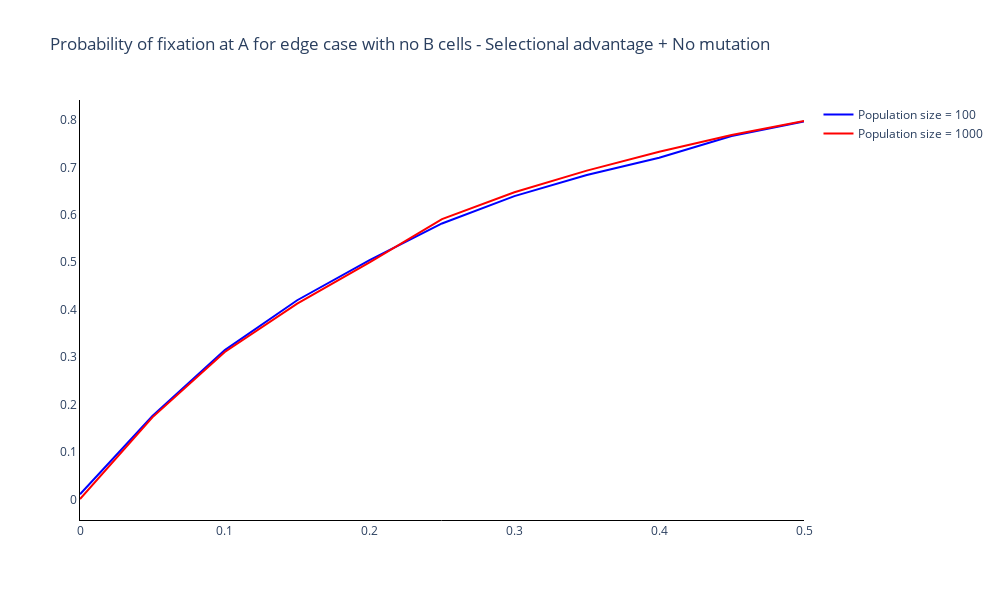

Notebook code cell kept with this figure:
### Markdown cell above
### Plot probability of fixation of A

### Code cell
fig = go.Figure()

# Add traces of the transition probabilities
for n, _ in enumerate(small_N):
    fig.add_trace(
        go.Scatter(
            y = prob_fix[:, n],
            x = choices_s,
            mode = 'lines',
            name = trace_name[n],
            line_color = colours[n]
        )
    )

fig.update_layout(
    title='Probability of fixation at A for edge case with no B cells - selective advantage + No mutation',
    width=1000, 
    height=600,
    plot_bgcolor='white',
    xaxis=dict(linecolor='black'),
    yaxis=dict(linecolor='black'),
    )

### Figure 1 — Plotly figure (JSON) as saved in the notebook; plotly's stock layout.template omitted (floating-point values rounded to 4 significant figures)
{"data": [{"line": {"color": "blue"}, "mode": "lines", "name": "Population size = 100", "type": "scatter", "x": [0, 0.05, 0.1, 0.15, 0.2, 0.25, 0.3, 0.35, 0.4, 0.45, 0.5], "y": [0.0111, 0.1758, 0.3149, 0.4199, 0.5046, 0.5818, 0.6393, 0.6837, 0.7201, 0.766, 0.7968]}, {"line": {"color": "red"}, "mode": "lines", "name": "Population size = 1000", "type": "scatter", "x": [0, 0.05, 0.1, 0.15, 0.2, 0.25, 0.3, 0.35, 0.4, 0.45, 0.5], "y": [0.001, 0.1731, 0.3108, 0.4129, 0.4998, 0.591, 0.6474, 0.6931, 0.7329, 0.7681, 0.7977]}], "layout": {"height": 600, "plot_bgcolor": "white", "title": {"text": "Probability of fixation at A for edge case with no B cells - Selectional advantage + No mutation"}, "width": 1000, "xaxis": {"linecolor": "black"}, "yaxis": {"linecolor": "black"}}}
